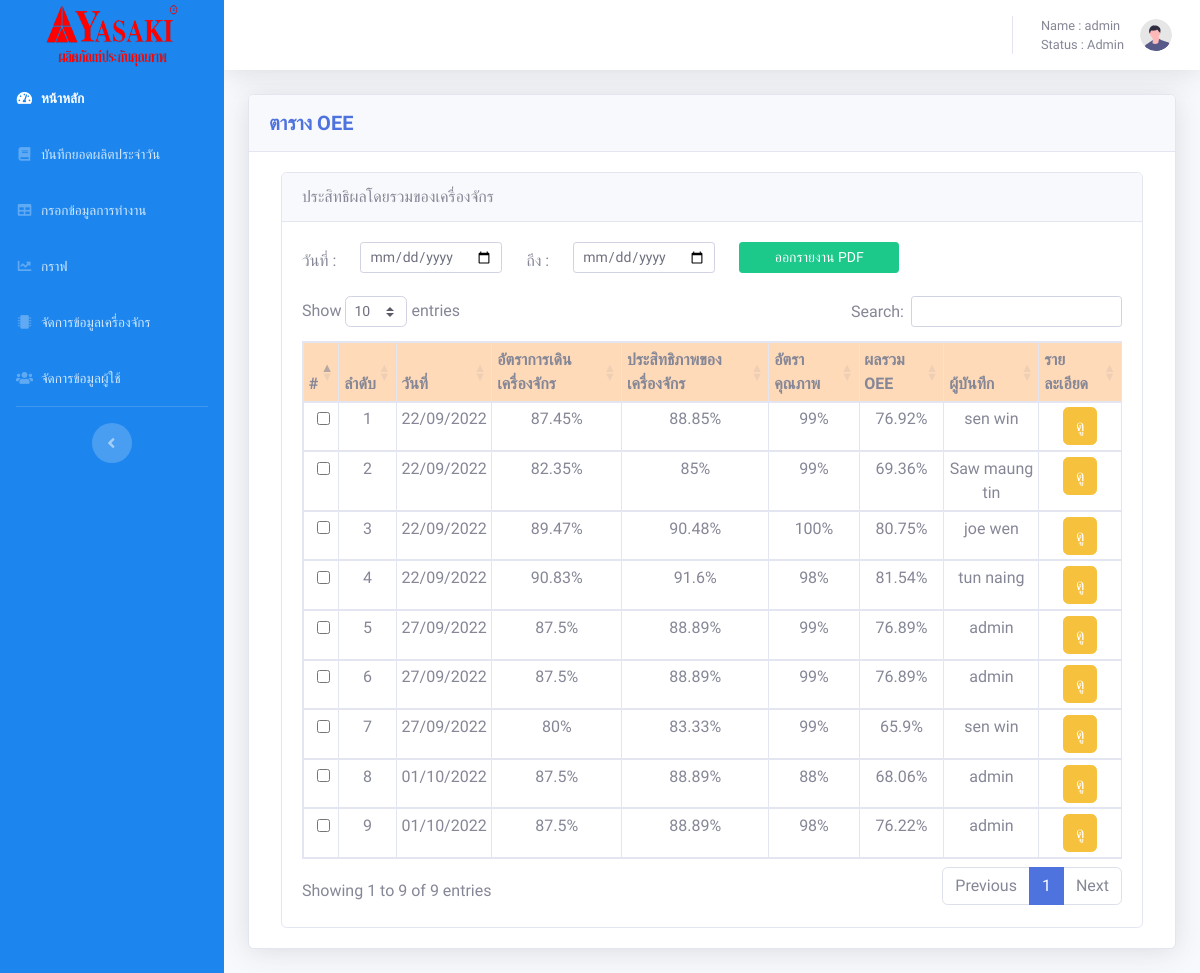
/admin/charts.php (signed in), run on the app's committed database.
### tables this page shows
CREATE TABLE `report` (
  `id` int(10) NOT NULL,
  `AT` double NOT NULL,
  `SP` double NOT NULL,
  `WT` double NOT NULL,
  `MS` double NOT NULL,
  `MIX` double NOT NULL,
  `RT` double NOT NULL,
  `MSS` double NOT NULL,
  `TT` double NOT NULL,
  `NO` double NOT NULL,
  `NUM` double NOT NULL,
  `TOT` double NOT NULL,
  `TR` float NOT NULL,
  `TS` float NOT NULL,
  `NT` int(20) NOT NULL,
  `EU` float NOT NULL,
  `date` date DEFAULT NULL,
  `u_id` varchar(10) NOT NULL
);

CREATE TABLE `users` (
  `u_id` int(11) NOT NULL,
  `u_usersname` varchar(50) NOT NULL,
  `u_pssaword` int(20) NOT NULL,
  `Status` varchar(20) NOT NULL,
  `std2` varchar(50) NOT NULL,
  `mac_id` varchar(50) NOT NULL,
  `b_id` varchar(50) NOT NULL
);

### admin/charts.php (the view, shortened to what this page needs)
<?php
require('config.php');
?>
<!DOCTYPE html>
<html lang="en">
<head>
    <link href="vendor/fontawesome-free/css/all.min.css" rel="stylesheet" type="text/css">
    <link href="css/sb-admin-2.min.css" rel="stylesheet">
    <link rel="stylesheet" type="text/css" href="https://cdn.datatables.net/1.12.1/css/dataTables.bootstrap5.min.css">
    <link rel="stylesheet" type="text/css" href="https://cdn.datatables.net/buttons/2.2.3/css/buttons.bootstrap5.min.css">
</head>
<body id="page-top" style="font-family: 'Pridi', serif;">
    <div id="wrapper">
        <ul class="navbar-nav  sidebar sidebar-dark accordion" style="background-color: rgb(28 134 238);" id="accordionSidebar">
            <a class="sidebar-brand d-flex align-items-center justify-content-center" href="home.php">
                <div class="">
                    <img src="img/logo.png" height="65px" width="140px">
                </div>
            </a>
     <li class="nav-item active">
                    <a class="nav-link" href="home.php">
                        <i class="fas fa-fw fa-tachometer-alt"></i>
                        <span>หน้าหลัก</span></a>
                </li>
                <li class="nav-item">
                    <a class="nav-link" href="tables.php">
                        <i class="fas fa-fw fa-book"></i>
                        <span>บันทึกยอดผลิตประจำวัน</span></a>
                </li>
                <li class="nav-item">
                    <a class="nav-link" href="form.php">
                        <i class="fas fa-fw fa-table"></i>
                        <span>กรอกข้อมูลการทำงาน</span></a>
                </li>
                <li class="nav-item">
                    <a class="nav-link" href="charts.php">
                        <i class="fas fa-fw fa-chart-line"></i>
                        <span>กราฟ</span></a>
                </li>
                <li class="nav-item">
                    <a class="nav-link" href="machine.php">
                        <i class="fas fa-fw fa-microchip"></i>
                        <span>จัดการข้อมูลเครื่องจักร</span></a>
                </li>
                <li class="nav-item">
                    <a class="nav-link" href="user.php">
                        <i class="fas fa-fw fa-users"></i>
                        <span>จัดการข้อมูลผู้ใช้</span></a>
                </li>
            <hr class="sidebar-divider d-none d-md-block">
            <div class="text-center d-none d-md-inline">
                <button class="rounded-circle border-0" id="sidebarToggle"></button>
            </div>
        </ul>
        <div id="content-wrapper" class="d-flex flex-column">
            <div id="content">
                <nav class="navbar navbar-expand navbar-light bg-white topbar mb-4 static-top shadow">
                    <ul class="navbar-nav ml-auto">
                        <li class="nav-item dropdown no-arrow">
                            <a class="nav-link dropdown-toggle" href="#" id="userDropdown" role="button" data-toggle="dropdown" aria-haspopup="true" aria-expanded="false">
                                <span class="mr-2 d-none d-lg-inline text-gray-600 small">Name : <?php echo $_SESSION["user"] ?> <br>Status : <?php echo $_SESSION["status"] ?> </span>
                                <img class="img-profile rounded-circle" src="img/undraw_profile.svg">
                            </a>
                        </li>
                    </ul>
                </nav>
                <div class="container-fluid">
                    <div class="card shadow mb-4">
                        <div class="card-header py-3">
                            <h5 class="m-0 font-weight-bold text-primary"> ตาราง OEE</h5>
                        </div>
                        <div class="card-body">
                            <div class="mx-auto col-12">
                                <div class="card">
                                    <div class="card-header">
                                        ประสิทธิผลโดยรวมของเครื่องจักร
                                    </div>
                                    <div class="card-body">
                                        <form action="PDFOEE.php" method="get">
                                            <div class="row">
                                                <div class="col-auto">
                                                    <label for="d1" class="col-form-label">วันที่ : </label>
                                                </div>
                                                <div class="col-auto"><input type="date" name="d1" id="d1" class="form-control form-control-sm"></div>
                                                <div class="col-auto">
                                                    <label for="d2" class="col-form-label">ถึง : </label>
                                                </div>
                                                <div class="col-auto"><input type="date" name="d2" id="d2" class="form-control form-control-sm"></div>
                                                <div class="col-auto"><button type="submit" id="pdf" class="btn btn-sm btn-success" style="width: 10rem;"><i class="bi bi-filetype-pdf"></i> ออกรายงาน PDF</button></div>
                                            </div>
                                        </form>
                                        <div class="row mt-3">
                                            <div class="col-12 mx-auto">
                                                <form action="charts.php" method="get">
                                                    <table class="table table-bordered text-center table-sm " id="dataTable">
                                                        <thead>
                                                            <tr bgcolor="PeachPuff">
                                                                <th>#</th>
                                                                <th>ลำดับ</th>
                                                                <th>วันที่</th>
                                                                <th>อัตราการเดินเครื่องจักร</th>
                                                                <th>ประสิทธิภาพของเครื่องจักร</th>
                                                                <th>อัตราคุณภาพ</th>
                                                                <th>ผลรวม OEE</th>
                                                                <th>ผู้บันทึก</th>
                                                                <th>รายละเอียด</th>
                                                        </thead>
                                                        <?php
                                                        mysqli_query($conn, 'SET NAMES UTF8');
                                                        $sql = "SELECT * FROM `report` INNER JOIN users on report.u_id = users.u_id;";
                                                        $query = mysqli_query($conn, $sql);
                                                        $n1 = 0;
                                                        while ($value = mysqli_fetch_array($query)) {
                                                            $d = date_create($value['date']);
                                                            $d1 = date_format($d, "d/m/Y");
                                                            $n1++;
                                                            echo '<tr>
                                                        <td>
                                                        <div class="form-check">
                                                        <input type="checkbox" class="form-check-input w-100" id="no[]" name="no[]" value="' . $value["id"] . '">
                                                        </div>
                                                        </td>
                                                        </td>
                                                        <td>' . $n1 . '</td>
                                                        <td>' . $d1 . '</td>
                                                        <td>' . $value['TR'] . '%' . ' </td>
                                                        <td>' . $value['TS'] . '%' . '</td>
                                                        <td>' . $value['NT'] . '%' . '</td>
                                                        <td>' . $value['EU'] . '%' . '</td>
                                                        <td>' . $value['u_usersname'] . '</td>
                                                        <td><a href=" charts.php=' . $value["id"] . '&name=' . $value["u_usersname"] . '&date=' . $d1 . '"><button type="submit"  class="btn btn-warning  "name="button" >ดู</button>
                                                     </button>
                                                        </a></td>
                                                    </a>
                                                    </tr>';
                                                        }
                                                        ?>
                                                    </table>
                                                </form>
                                            </div>
                                        </div>
                                    </div>
                                </div>
                            </div>
                        </div>
            </div>
        </div>
    </div>
    </div>
    </div>
</body>
</html>

### admin/charts.php (style rules this page uses)
body { background: #111; }

### data on the page
report: date "22/09/2022", TR "87.45", TS "88.85", NT "99", EU "76.92", u.u_usersname "sen win"
report: date "22/09/2022", TR "82.35", TS "85", NT "99", EU "69.36", u.u_usersname "Saw maung tin"
report: date "22/09/2022", TR "89.47", TS "90.48", NT "100", EU "80.75", u.u_usersname "joe wen"
report: date "22/09/2022", TR "90.83", TS "91.6", NT "98", EU "81.54", u.u_usersname "tun naing"
report: date "27/09/2022", TR "87.5", TS "88.89", NT "99", EU "76.89", u.u_usersname "admin"
report: date "27/09/2022", TR "87.5", TS "88.89", NT "99", EU "76.89", u.u_usersname "admin"
report: date "27/09/2022", TR "80", TS "83.33", NT "99", EU "65.9", u.u_usersname "sen win"
report: date "01/10/2022", TR "87.5", TS "88.89", NT "88", EU "68.06", u.u_usersname "admin"
report: date "01/10/2022", TR "87.5", TS "88.89", NT "98", EU "76.22", u.u_usersname "admin"

### other printed values
$_SESSION["user"] "admin"
$_SESSION["status"] "Admin"
